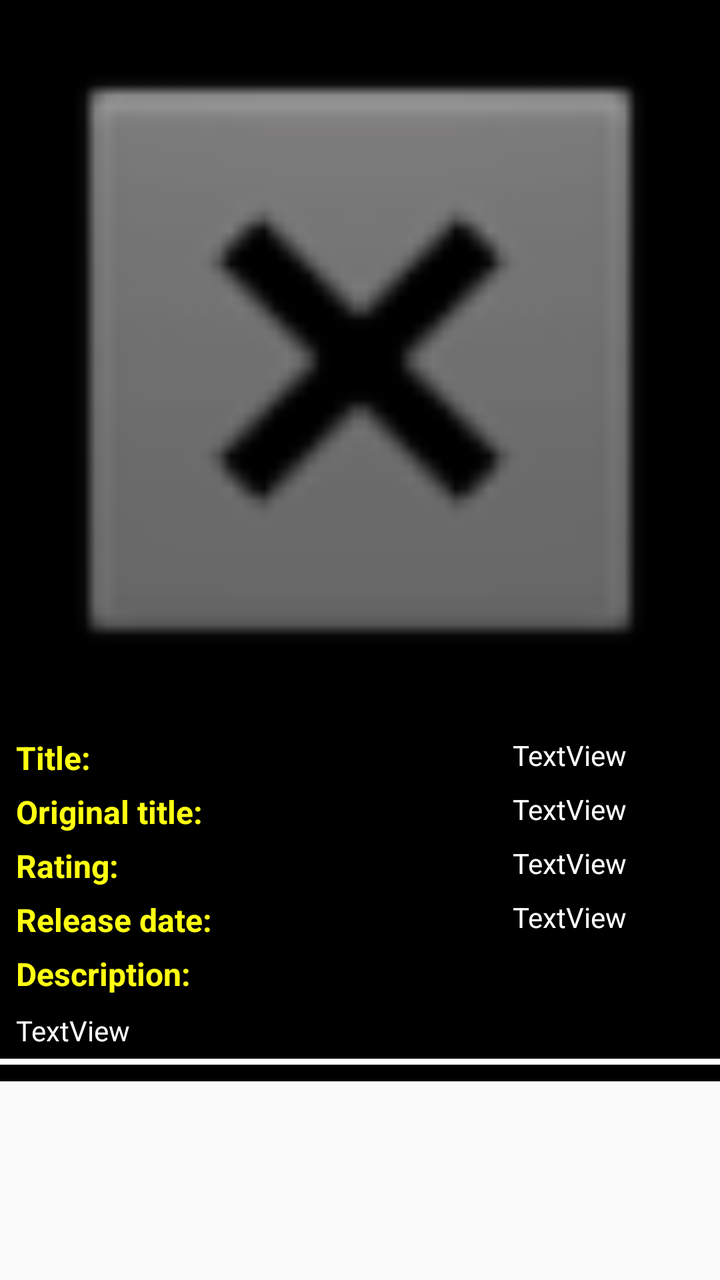
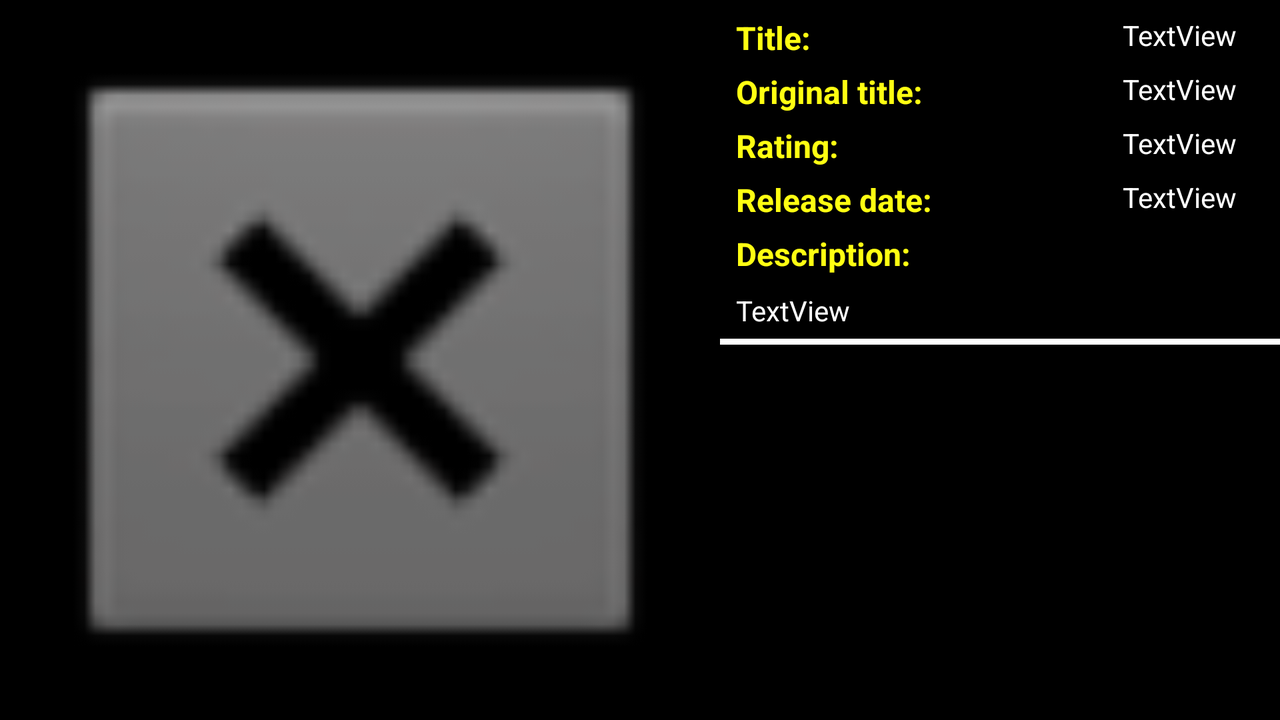

Two renders of one Android screen. The first uses the default layout on a phone; the second uses the alternative layout the repository ships for a different screen configuration, on a matching device. The two XML files are below.
<!-- AndroidManifest.xml: application theme AppTheme -->
<!-- res/layout/activity_detail.xml -->
<?xml version="1.0" encoding="utf-8"?>
<ScrollView xmlns:android="http://schemas.android.com/apk/res/android"
    xmlns:app="http://schemas.android.com/apk/res-auto"
    xmlns:tools="http://schemas.android.com/tools"
    android:id="@+id/scrollViewInfo"
    android:layout_width="match_parent"
    android:layout_height="match_parent"
    tools:context=".DetailActivity">

    <androidx.constraintlayout.widget.ConstraintLayout
        android:layout_width="match_parent"
        android:layout_height="wrap_content"
        android:background="@color/colorPrimaryDark">

        <ImageView
            android:id="@+id/imageViewBigPoster"
            android:layout_width="0dp"
            android:layout_height="wrap_content"
            android:adjustViewBounds="true"
            app:layout_constraintEnd_toEndOf="parent"
            app:layout_constraintStart_toStartOf="parent"
            app:layout_constraintTop_toTopOf="parent"
            app:srcCompat="@android:drawable/btn_dialog"
            tools:ignore="ContentDescription" />


        <ImageView
            android:id="@+id/imageViewAddToFavourite"
            android:layout_width="@dimen/size_of_star"
            android:layout_height="@dimen/size_of_star"
            android:layout_marginEnd="16dp"
            android:onClick="onClickChangeFavourite"
            app:layout_constraintBottom_toBottomOf="@+id/imageViewBigPoster"
            app:layout_constraintEnd_toEndOf="@+id/imageViewBigPoster"
            app:layout_constraintTop_toBottomOf="@+id/imageViewBigPoster"
            app:layout_constraintVertical_bias="1.0"
            app:srcCompat="@android:drawable/btn_star_big_on"
            tools:ignore="ContentDescription" />

        <include
            android:id="@+id/movieInfo"
            layout="@layout/movie_info"
            android:layout_width="0dp"
            android:layout_height="wrap_content"
            app:layout_constraintEnd_toEndOf="parent"
            app:layout_constraintStart_toStartOf="parent"
            app:layout_constraintTop_toBottomOf="@id/imageViewAddToFavourite"

            />


    </androidx.constraintlayout.widget.ConstraintLayout>
</ScrollView>
<!-- res/layout/movie_info.xml (included above) -->
<?xml version="1.0" encoding="utf-8"?>
<androidx.constraintlayout.widget.ConstraintLayout xmlns:android="http://schemas.android.com/apk/res/android"
    xmlns:app="http://schemas.android.com/apk/res-auto"
    xmlns:tools="http://schemas.android.com/tools"
    android:layout_width="match_parent"
    android:layout_height="match_parent"
    android:background="@color/colorPrimaryDark">

    <TextView
        android:id="@+id/textViewLabelTitle"
        style="@style/LabelXML"
        android:text="@string/label_title"
        app:layout_constraintStart_toStartOf="parent"
        app:layout_constraintTop_toTopOf="parent" />

    <androidx.constraintlayout.widget.Guideline
        android:id="@+id/guidelineCenter"
        android:layout_width="wrap_content"
        android:layout_height="wrap_content"
        android:orientation="vertical"
        app:layout_constraintGuide_percent="0.69" />

    <TextView
        android:id="@+id/textViewTitle"
        style="@style/MainText"
        android:text="@string/text_replace"
        app:layout_constraintEnd_toEndOf="parent"
        app:layout_constraintHorizontal_bias="0.363"
        app:layout_constraintStart_toStartOf="@+id/guidelineCenter"
        app:layout_constraintTop_toTopOf="parent" />

    <TextView
        android:id="@+id/textViewLabelOriginalTitle"
        style="@style/LabelXML"
        android:text="@string/label_original_title"
        app:layout_constraintStart_toStartOf="parent"
        app:layout_constraintTop_toBottomOf="@+id/textViewTitle" />

    <TextView
        android:id="@+id/textViewOriginalTitle"
        style="@style/MainText"
        android:text="@string/text_replace"
        app:layout_constraintEnd_toEndOf="parent"
        app:layout_constraintStart_toStartOf="@+id/guidelineCenter"
        app:layout_constraintTop_toBottomOf="@+id/textViewTitle" />

    <TextView
        android:id="@+id/textViewLabelRating"
        style="@style/LabelXML"
        android:text="@string/label_rating"
        app:layout_constraintStart_toStartOf="parent"
        app:layout_constraintTop_toBottomOf="@+id/textViewOriginalTitle" />

    <TextView
        android:id="@+id/textViewRating"
        style="@style/MainText"
        android:text="@string/text_replace"
        app:layout_constraintStart_toStartOf="@+id/guidelineCenter"
        app:layout_constraintTop_toBottomOf="@+id/textViewOriginalTitle" />

    <TextView
        android:id="@+id/textViewLabelReleaseDate"
        style="@style/LabelXML"
        android:text="@string/label_release_date"
        app:layout_constraintStart_toStartOf="parent"
        app:layout_constraintTop_toBottomOf="@+id/textViewRating" />

    <TextView
        android:id="@+id/textViewReleaseDate"
        style="@style/MainText"
        android:text="@string/text_replace"
        app:layout_constraintStart_toStartOf="@+id/guidelineCenter"
        app:layout_constraintTop_toBottomOf="@+id/textViewRating" />

    <TextView
        android:id="@+id/textViewLabelDescription"
        style="@style/LabelXML"
        android:text="@string/label_description"
        app:layout_constraintStart_toStartOf="parent"
        app:layout_constraintTop_toBottomOf="@+id/textViewReleaseDate" />

    <View
        style="@style/ViewStyle"
        android:layout_marginTop="8dp"
        android:layout_marginBottom="4dp"
        app:layout_constraintBottom_toTopOf="@id/textViewOverview"
        app:layout_constraintStart_toStartOf="parent"
        app:layout_constraintTop_toBottomOf="@id/textViewLabelDescription">

    </View>

    <TextView
        android:id="@+id/textViewOverview"
        style="@style/MainText"
        android:layout_marginTop="2dp"
        android:text="@string/text_replace"
        app:layout_constraintEnd_toEndOf="parent"
        app:layout_constraintStart_toStartOf="parent"
        app:layout_constraintTop_toBottomOf="@+id/textViewLabelDescription" />

    <View
        style="@style/ViewStyle"
        android:layout_marginTop="4dp"
        app:layout_constraintBottom_toTopOf="@id/recyclerViewTrailers"
        app:layout_constraintStart_toStartOf="parent"
        app:layout_constraintTop_toBottomOf="@id/textViewOverview">

    </View>

    <androidx.recyclerview.widget.RecyclerView
        android:id="@+id/recyclerViewTrailers"
        android:layout_width="0dp"
        android:layout_height="wrap_content"
        android:layout_margin="8dp"
        android:nestedScrollingEnabled="false"
        app:layout_constraintEnd_toEndOf="parent"
        app:layout_constraintStart_toStartOf="parent"
        app:layout_constraintTop_toBottomOf="@+id/textViewOverview"
        tools:ignore="UnusedAttribute" />

    <androidx.recyclerview.widget.RecyclerView
        android:id="@+id/recyclerViewReviews"
        android:layout_width="0dp"
        android:layout_height="wrap_content"
        android:layout_margin="8dp"
        android:nestedScrollingEnabled="false"
        app:layout_constraintEnd_toEndOf="parent"
        app:layout_constraintStart_toStartOf="parent"
        app:layout_constraintTop_toBottomOf="@+id/recyclerViewTrailers"
        tools:ignore="UnusedAttribute" />

</androidx.constraintlayout.widget.ConstraintLayout>
<!-- resources referenced by this layout -->
<resources>
  <color name="colorPrimaryDark">#000000</color>
  <string name="label_description">Description:</string>
  <string name="label_original_title">Original title:</string>
  <string name="label_rating">Rating:</string>
  <string name="label_release_date">Release date:</string>
  <string name="label_title">Title:</string>
  <string name="text_replace">TextView</string>
  <style name="LabelXML">
          <item name="android:textStyle">bold</item>
          <item name="android:textColor">@color/yellow</item>
          <item name="android:textSize">16sp</item>
          <item name="android:layout_width">wrap_content</item>
          <item name="android:layout_height">wrap_content</item>
          <item name="android:layout_margin">8dp</item>
      </style>
  <style name="MainText">
          <item name="android:textColor">@color/white</item>
          <item name="android:textSize">14sp</item>
          <item name="android:layout_width">0dp</item>
          <item name="android:layout_height">wrap_content</item>
          <item name="android:layout_margin">8dp</item>
      </style>
  <style name="ViewStyle">
          <item name="android:layout_width">0dp</item>
          <item name="android:layout_height">3dp</item>
          <item name="android:background">@color/white</item>
      </style>
  <style name="AppTheme" parent="Theme.AppCompat.Light.DarkActionBar">
          
          <item name="colorPrimary">@color/colorPrimary</item>
          <item name="colorPrimaryDark">@color/colorPrimaryDark</item>
          <item name="colorAccent">@color/colorAccent</item>
      </style>
  <color name="yellow">#FFFF12</color>
  <color name="white">#ffffff</color>
  <color name="colorPrimary">#000000</color>
  <color name="colorAccent">#C803DA</color>
</resources>
<!-- res/layout-land/activity_detail.xml (the author's variant of the layout above) -->
<!-- drawn on the phone turned sideways -->
<?xml version="1.0" encoding="utf-8"?>
    <androidx.constraintlayout.widget.ConstraintLayout
        xmlns:android="http://schemas.android.com/apk/res/android"
        xmlns:app="http://schemas.android.com/apk/res-auto"
        xmlns:tools="http://schemas.android.com/tools"
        android:layout_width="match_parent"
        android:layout_height="match_parent"
    android:background="@color/colorPrimaryDark"
        tools:context=".DetailActivity">

        <ImageView
            android:id="@+id/imageViewBigPoster"
            android:layout_width="wrap_content"
            android:layout_height="0dp"
            android:adjustViewBounds="true"
            app:layout_constraintBottom_toBottomOf="parent"
            app:layout_constraintStart_toStartOf="parent"
            app:layout_constraintTop_toTopOf="parent"
            app:srcCompat="@android:drawable/btn_dialog"
            tools:ignore="ContentDescription" />


    <ImageView
        android:id="@+id/imageViewAddToFavourite"
        android:layout_width="@dimen/size_of_star"
        android:layout_height="@dimen/size_of_star"
        android:layout_marginEnd="16dp"
        android:onClick="onClickChangeFavourite"
        app:layout_constraintBottom_toBottomOf="@+id/imageViewBigPoster"
        app:layout_constraintEnd_toEndOf="@+id/imageViewBigPoster"
        app:layout_constraintTop_toTopOf="@+id/imageViewBigPoster"
        app:layout_constraintVertical_bias="1.0"
        app:srcCompat="@android:drawable/btn_star_big_on"
        tools:ignore="ContentDescription" />

    <ScrollView
        android:id="@+id/scrollViewInfo"
        android:layout_width="0dp"
        android:layout_height="0dp"
        app:layout_constraintBottom_toBottomOf="parent"
        app:layout_constraintTop_toTopOf="parent"
        app:layout_constraintEnd_toEndOf="parent"
        app:layout_constraintStart_toEndOf="@id/imageViewBigPoster">

        <include
            layout="@layout/movie_info"
            android:id="@+id/movieInfo"
            android:layout_height="wrap_content"
            android:layout_width="match_parent"/>
</ScrollView>
</androidx.constraintlayout.widget.ConstraintLayout>
